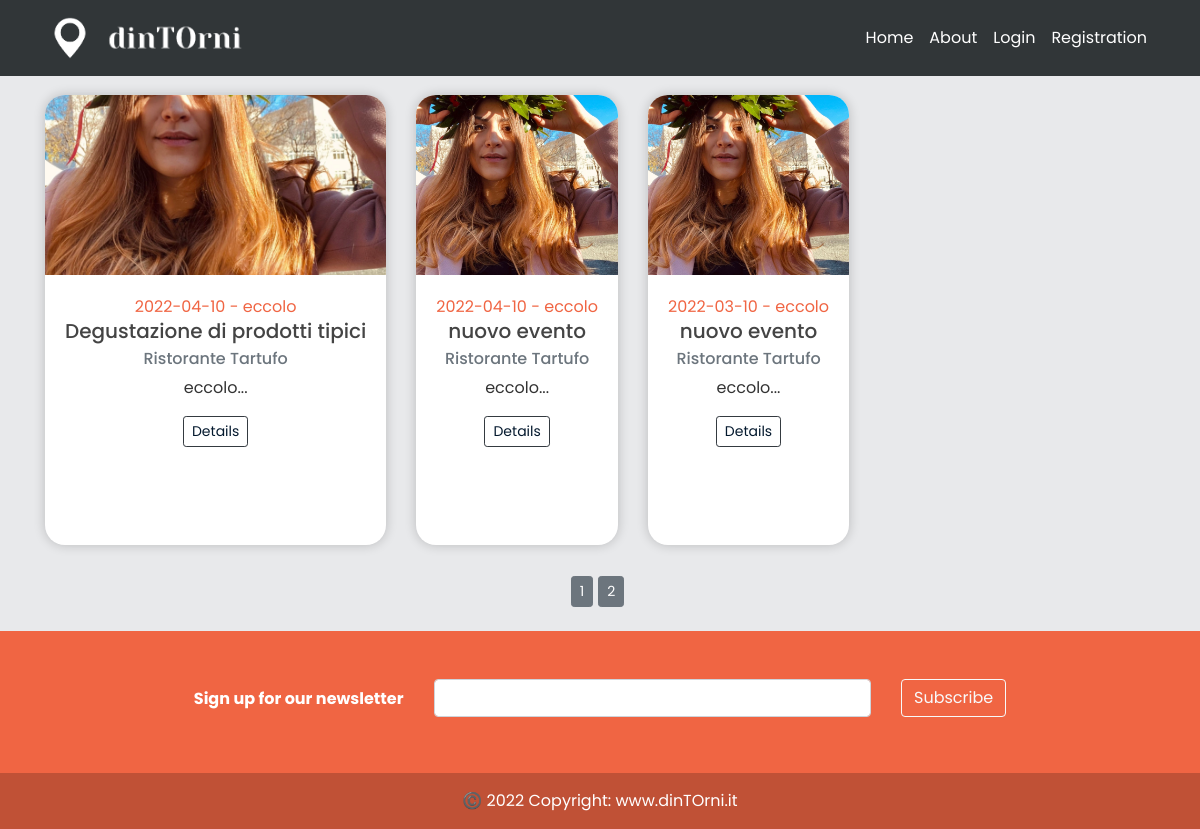
The page /home?page=2 on the database as committed earlier.
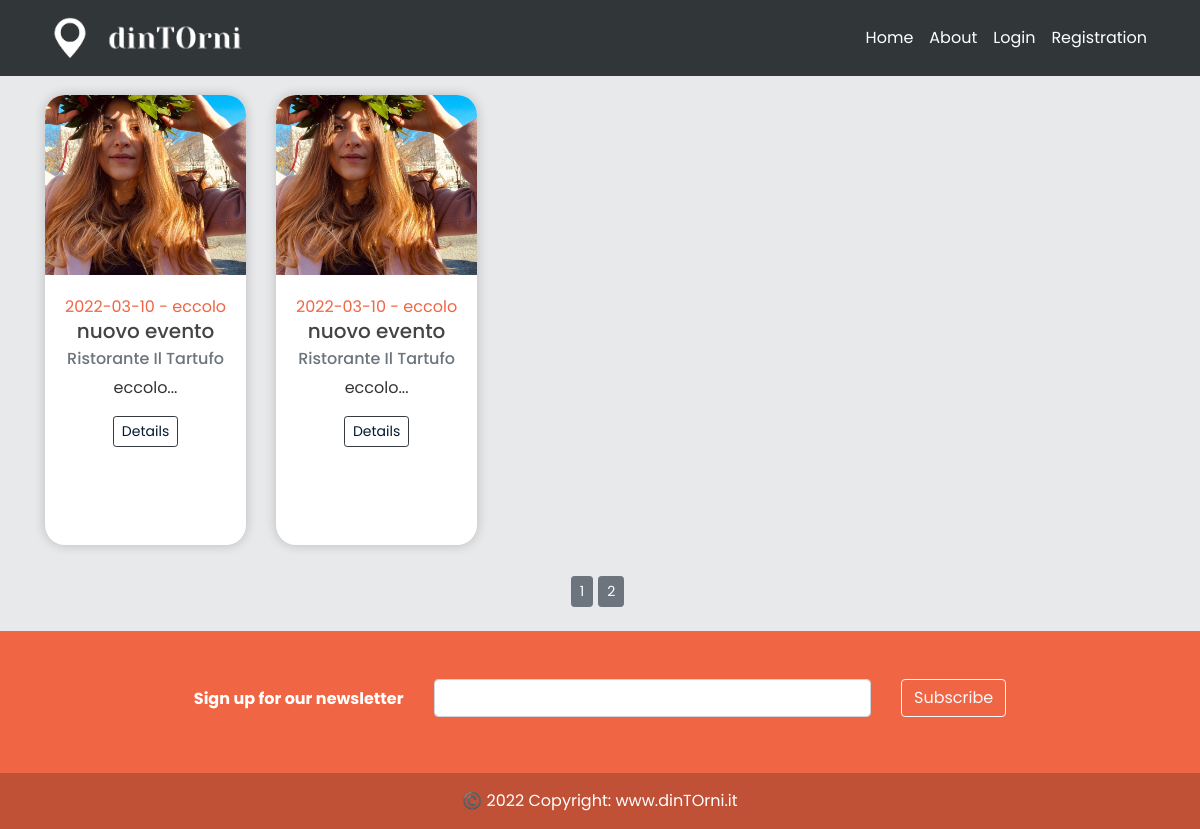
The same page on the database as committed later.
### models.py (models this page shows, shortened)
class Event(db.Model):
    id = db.Column(db.Integer, primary_key=True)
    title = db.Column(db.String(100), nullable=False)
    date_event = db.Column(db.Date, nullable=False)
    location = db.Column(db.Text, default='eccolo', nullable=False)
    price = db.Column(db.Float, default=1, nullable = True)
    equipment = db.Column(db.Text, default='eccolo', nullable=True)
    min_users = db.Column(db.Integer, default=2, nullable=True)
    date_posted = db.Column(db.DateTime,
                            default=datetime.utcnow())  # default è listante corrente in cui posto
    content = db.Column(db.Text, default='eccolo', nullable=False)
    weaknesses = db.Column(db.Text, default='eccolo', nullable=True)
    image_event1 = db.Column(db.String(20), nullable=False, default='default.jpg')
    image_event2 = db.Column(db.String(20), nullable=False, default='default.jpg')
    image_event3 = db.Column(db.String(20), nullable=False, default='default.jpg')
    business_id = db.Column(db.Integer, db.ForeignKey('business.id'))  # db integer, è una chiave devo specificare la relazi

class User(db.Model, UserMixin):
    _tablename__ = 'user'
    id = db.Column(db.Integer, primary_key=True)
    email = db.Column(db.String(120), unique=True, nullable=False)
    image_file = db.Column(db.String(20), nullable=False, default='default.jpg')
    password = db.Column(db.String(60), nullable=False)
    telephone = db.Column(db.Integer(), nullable=False)
    type= db.Column(db.String(20))
    __mapper_args__={
        'polymorphic_identity': 'user',
        'polymorphic_on': type
    }

class Business(User, db.Model):
    _tablename__ = 'business'
    id = db.Column(db.Integer, db.ForeignKey('user.id'), primary_key=True)
    name = db.Column(db.String(20), unique=True, nullable=False)
    vat_number = db.Column(db.Integer())#rimettere i nullable
    city = db.Column(db.String(20))
    address = db.Column(db.String(30))
    events = db.relationship('Event', backref='creator', lazy=True)
    link_facebook = db.Column(db.String())
    link_instagram = db.Column(db.String())
    link_twitter = db.Column(db.String())
    link_website = db.Column(db.String())
    __mapper_args__ = {
        'polymorphic_identity': 'business',
    }

### app/main/routes.py (the view)
@main.route("/")
@main.route("/home")
def home():
    page = request.args.get('page', 1, type=int) #possiamo passare il numero di post che vogliamo per pagina
    events = Event.query.order_by(Event.date_posted.desc()).paginate(page=page, per_page=10)
    return render_template('home.html', events = events)

### app/templates/home.html (shortened to what this page needs)
{% extends "layout.html" %}
{% block content %}
<div class="card-group" >
    <div class="row justify-content-around">
    {% for event in events.items %}
      <div class="card" id="card_home" style="margin: 15px;">
        <img class="card-img-top" style="width: 100%; height: 15vw; object-fit: cover;" src="{{ url_for('static', filename='events_pics/' + event.image_event1) }}" alt="Event image">
        <div class="card-body align-center">
            <p class="card-text text-center mb-0" style="color: #F06543">{{ event.date_event }} - {{ event.location }}</p>
                <h5 class="card-title text-center mt-0">{{ event.title }}</h5>
            <h6 class="card-subtitle mb-2 text-muted text-center" href="{{ url_for('users.user_events', name=event.creator.name) }}">{{ event.creator.name }}</h6>
            <p class="card-text text-center mb-3">{{ event.content[:35] + "..." }}</p>
            <div class="col text-center mb-0 mt-3">
                  <a href="{{ url_for('events.event', event_id=event.id) }}" class="btn btn-outline-dark btn-sm mb-0" style="color: #04192E">Details</a>
            </div>
        </div>
      </div>
    {% endfor %}
    </div>
</div>
    <div class="container fill d-flex justify-content-center mt-3">
    {% for page_num in events.iter_pages(left_edge=1, right_edge=1, left_current=1, right_current=2) %}
        {% if page_num %}
            {% if events.page == page_num %}
                <a class="btn btn-secondary btn-sm mb-4" style="margin-right: 5px; margin-left: 5px" href="{{ url_for('main.home', page=page_num) }}">{{ page_num }}</a>
            {% else %}
                <a class="btn btn-secondary btn-sm mb-4" href="{{ url_for('main.home', page=page_num) }}">{{ page_num }}</a>
            {% endif %}
        {% endif %}
    {% endfor %}
    </div>
{% endblock content %}

### app/templates/layout.html (shortened to what this page needs)
<!DOCTYPE html>
<html>
<head>
    <link rel="stylesheet" href="https://maxcdn.bootstrapcdn.com/bootstrap/4.0.0/css/bootstrap.min.css">
    <link rel="stylesheet" type="text/css" href="{{ url_for('static', filename='main.css') }}">
    <link rel='stylesheet' href='https://cdnjs.cloudflare.com/ajax/libs/font-awesome/5.15.1/css/all.min.css'>
</head>
<body style="background-color: #E8E9EB;" >
    <header class="site-header">
      <nav class="navbar navbar-expand-md navbar-light text-color:white fixed-top" style="background-color:#313638;">
        <div class="container">
          <a class="navbar-brand mr-4 text-white" href="/">
              <img style="max-width:50px;" src="{{ url_for('static', filename='img/' + 'icon_w.png') }}">
              <img style="max-width:150px;" src="{{ url_for('static', filename='img/' + 'nome_w_nobg.png') }}">
          </a>
          <div class="collapse navbar-collapse" id="navbarToggle">
            <div class="navbar-nav ml-auto ms-auto">
                <a class="nav-item nav-link text-white" href="{{ url_for('main.home') }}">Home</a>
                <a class="nav-item nav-link text-white" href="{{ url_for('main.about') }}">About</a>
            {%  if current_user.is_authenticated %}
                <a class="nav-item nav-link text-white " href="{{ url_for('users.logout') }}">Logout</a>
            {% else %}
                 <a class="nav-item nav-link text-white" href="{{ url_for('users.login') }}">Login</a>
                <a class="nav-item nav-link text-white"  href="{{ url_for('users.general') }}">Registration</a>
            {% endif %}
               </div>
          </div>
        </div>
      </nav>
    </header>
    <main role="main" class="container" >
      <div class="row">
        <div class="col-lg-12">
          {% block content %}{% endblock %}
        </div>
      </div>
    </main>
<footer class="text-center text-white" style="background-color: #F06543;">
  <div class="container p-4 pb-0" style="">
    <section class="mt-2 mb-0 pt-2 pb-2">
      <form action="">
        <div class="row d-flex mt-1 pt-1 mb-0 justify-content-center" style="margin-top: 10px; margin-bottom: 10px">
          <div class="col-auto">
            <p class="pt-2">
              <strong>Sign up for our newsletter</strong>
            </p>
          </div>
          <div class="col-md-5 col-12">
            <div class="form-outline form-white mb-4">
              <input type="email" id="form5Example29" class="form-control" />
            </div>
          </div>
          <div class="col-auto">
            <button type="submit" class="btn btn-outline-light mb-4">
              Subscribe
            </button>
          </div>
        </div>
      </form>
    </section>
  </div>
  <div class="text-center p-3" style="background-color: rgba(0, 0, 0, 0.2);">
    ©️ 2022 Copyright:
    <a class="text-white" href="{{ url_for('main.home') }}"> www.dinTOrni.it</a>
  </div>
</footer>
</body>
</html>

### app/static/main.css (style rules this page uses)
body { background: #fafafa; color: #333333; margin-top: 5rem; }
h1, h2, h3, h4, h5, h6 { color: #444444; }
.site-header .navbar-nav .nav-link { color: #cbd5db; }
.card { border: none; transition: all 500ms cubic-bezier(0.19, 1, 0.22, 1); overflow: hidden; border-radius: 20px; min-height: 450px; box-shadow: 0 0 12px 0 rgba(0, 0, 0, 0.2); }
.card .card-body { transition: all 500ms cubic-bezier(0.19, 1, 0.22, 1); }
.align-center { text-align: center; }
img { border: 0; }
img { max-width: 100%; }
img { vertical-align: middle; border-style: none; }
*, body { font-family: "Poppins", sans-serif; }
a { color: #F06543; }
.text-center { text-align: center !important; }

Rows that differ between the two databases and show on the page:
no longer on this page (row edited): Event: image_event1 (placeholder picture), date_event "2022-04-10", location "eccolo", title "Degustazione di prodotti tipici", creator.name "Ristorante Tartufo", content "eccolo..."
changed Event (number 1 of 2 on the later page): date_event "2022-04-10" → "2022-03-10"; creator.name "Ristorante Tartufo" → "Ristorante Il Tartufo"
changed Event (number 2 of 2 on the later page): creator.name "Ristorante Tartufo" → "Ristorante Il Tartufo"
